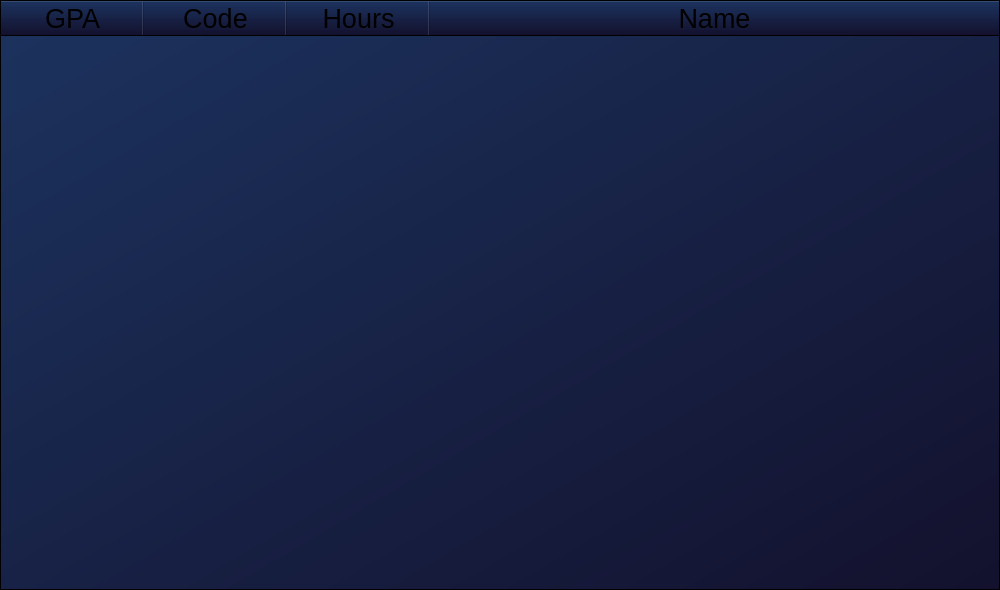
<?xml version="1.0" encoding="UTF-8"?>
<ui version="4.0">
 <class>ViewCourses</class>
 <widget class="QWidget" name="ViewCourses">
  <property name="geometry">
   <rect>
    <x>0</x>
    <y>0</y>
    <width>1000</width>
    <height>590</height>
   </rect>
  </property>
  <property name="minimumSize">
   <size>
    <width>0</width>
    <height>0</height>
   </size>
  </property>
  <property name="maximumSize">
   <size>
    <width>1000000</width>
    <height>1000000</height>
   </size>
  </property>
  <property name="windowTitle">
   <string>Form</string>
  </property>
  <property name="styleSheet">
   <string notr="true">background: qlineargradient(x1:0, y1:0, x2:1, y2:1, stop:0 #1c335f, stop:1 #13112d);
</string>
  </property>
  <widget class="QTreeWidget" name="treeWidget">
   <property name="geometry">
    <rect>
     <x>0</x>
     <y>0</y>
     <width>1000</width>
     <height>590</height>
    </rect>
   </property>
   <property name="sizeIncrement">
    <size>
     <width>2</width>
     <height>0</height>
    </size>
   </property>
   <property name="font">
    <font>
     <family>Yu Gothic Medium</family>
     <pointsize>22</pointsize>
    </font>
   </property>
   <property name="cursor" stdset="0">
    <cursorShape>ArrowCursor</cursorShape>
   </property>
   <property name="sizeAdjustPolicy">
    <enum>QAbstractScrollArea::AdjustToContents</enum>
   </property>
   <property name="autoScroll">
    <bool>true</bool>
   </property>
   <property name="iconSize">
    <size>
     <width>0</width>
     <height>0</height>
    </size>
   </property>
   <property name="verticalScrollMode">
    <enum>QAbstractItemView::ScrollPerPixel</enum>
   </property>
   <property name="horizontalScrollMode">
    <enum>QAbstractItemView::ScrollPerPixel</enum>
   </property>
   <attribute name="headerCascadingSectionResizes">
    <bool>false</bool>
   </attribute>
   <attribute name="headerMinimumSectionSize">
    <number>20</number>
   </attribute>
   <attribute name="headerDefaultSectionSize">
    <number>143</number>
   </attribute>
   <column>
    <property name="text">
     <string>GPA</string>
    </property>
    <property name="font">
     <font>
      <pointsize>20</pointsize>
     </font>
    </property>
    <property name="textAlignment">
     <set>AlignCenter</set>
    </property>
   </column>
   <column>
    <property name="text">
     <string>Code</string>
    </property>
    <property name="font">
     <font>
      <pointsize>20</pointsize>
     </font>
    </property>
    <property name="textAlignment">
     <set>AlignCenter</set>
    </property>
   </column>
   <column>
    <property name="text">
     <string>Hours</string>
    </property>
    <property name="font">
     <font>
      <pointsize>20</pointsize>
     </font>
    </property>
    <property name="textAlignment">
     <set>AlignCenter</set>
    </property>
   </column>
   <column>
    <property name="text">
     <string>Name</string>
    </property>
    <property name="font">
     <font>
      <pointsize>20</pointsize>
     </font>
    </property>
    <property name="textAlignment">
     <set>AlignCenter</set>
    </property>
   </column>
  </widget>
 </widget>
 <resources/>
 <connections/>
</ui>
